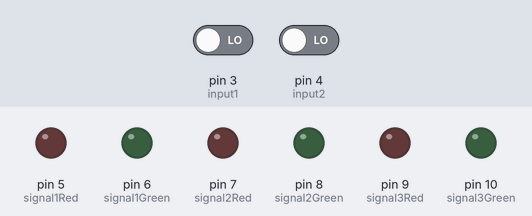
A sketch run on a simulated Arduino Uno, built with avr-gcc and run on an emulated ATmega328P. Parts: output pins drawn as LEDs (lit = HIGH). The inputs (shaded band) are chosen by the test bench; at power-on: pin 3 (input1) LOW, pin 4 (input2) LOW. What the sketch prints to the serial monitor is not drawn.

Above: at 1.2 s.
1.3 s: pin 3 (input1) driven HIGH
At 1.8 s:
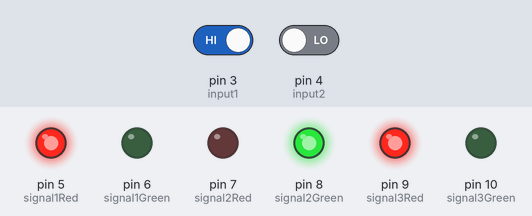
2.8 s: pin 4 (input2) driven HIGH
At 4.0 s:
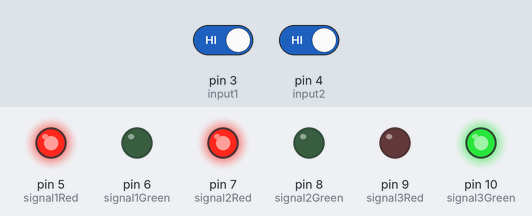
4.3 s: pin 3 (input1) driven LOW
At 5.3 s:
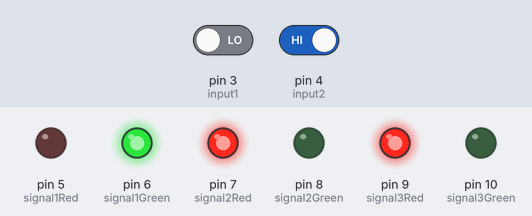
Timing chart, 0 to 7.3 s (numbered marks = the images above; inputs shaded):
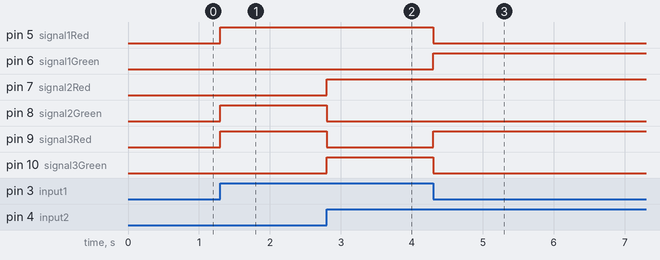

Measured:
- after the input at 1.3 s, pin 5 (signal1Red), pin 8 (signal2Green), pin 9 (signal3Red): LOW → HIGH at once
- after the input at 2.8 s, pin 7 (signal2Red), pin 10 (signal3Green): LOW → HIGH at once; pin 8 (signal2Green), pin 9 (signal3Red): HIGH → LOW at once
- after the input at 4.3 s, pin 5 (signal1Red), pin 10 (signal3Green): HIGH → LOW at once; pin 6 (signal1Green), pin 9 (signal3Red): LOW → HIGH at once

The sketch:

SignalLEDController.ino
```cpp
#include <SoftwareSerial.h>

// digital pin 2 has a pushbutton attached to it. Give it a name:
int input1 = 3;
int input2 = 4;

int signal1Red = 5;
int signal1Green = 6;
int signal2Red = 7;
int signal2Green = 8;
int signal3Red = 9;
int signal3Green = 10;

SoftwareSerial mySerial(11, 12); // RX, TX

// the setup routine runs once when you press reset:
void setup() {
  // initialize serial communication at 115200 bits per second:
  Serial.begin(9600);

  Serial.println("STS Started!!!");
  // set the data rate for the SoftwareSerial port
  mySerial.begin(9600);

  // make pins as input coming from wifi
  pinMode(input1, INPUT);
  pinMode(input2, INPUT);
  // make pins as output controlling the light
  pinMode(signal1Red, OUTPUT);
  digitalWrite(signal1Red, LOW);
  pinMode(signal1Green, OUTPUT);
  digitalWrite(signal1Green, LOW);
  pinMode(signal2Red, OUTPUT);
  digitalWrite(signal2Red, LOW);
  pinMode(signal2Green, OUTPUT);
  digitalWrite(signal2Green, LOW);
  pinMode(signal3Red, OUTPUT);
  digitalWrite(signal3Red, LOW);
  pinMode(signal3Green, OUTPUT);
  digitalWrite(signal3Green, LOW);
  Serial.println("Traffic signal started!!!");

}
void manupulateSignals(int input1, int input2) {
  if (input1 == LOW && input2 == HIGH) {
    digitalWrite(signal1Red, LOW);
    digitalWrite(signal1Green, HIGH); // ON

    digitalWrite(signal2Red, HIGH); // ON
    digitalWrite(signal2Green, LOW);

    digitalWrite(signal3Red, HIGH); // ON
    digitalWrite(signal3Green, LOW);

  }
  else if (input1 == HIGH && input2 == LOW) {
    digitalWrite(signal1Red, HIGH); // ON
    digitalWrite(signal1Green, LOW);

    digitalWrite(signal2Red, LOW);
    digitalWrite(signal2Green, HIGH); // ON

    digitalWrite(signal3Red, HIGH); // ON
    digitalWrite(signal3Green, LOW);

  } else if (input1 == HIGH && input2 == HIGH) {
    digitalWrite(signal1Red, HIGH); // ON
    digitalWrite(signal1Green, LOW);

    digitalWrite(signal2Red, HIGH); // ON
    digitalWrite(signal2Green, LOW);

    digitalWrite(signal3Red, LOW);
    digitalWrite(signal3Green, 1); // ON
  }
}

void serialDataExchange() {
  if (mySerial.available()) {
    Serial.write(mySerial.read());
  }
  if (Serial.available()) {
    mySerial.write(Serial.read());
  }
}

// the loop routine runs over and over again forever:
void loop() {
  serialDataExchange();
  // read the input pin:
  manupulateSignals(digitalRead(input1), digitalRead(input2));
}
```
